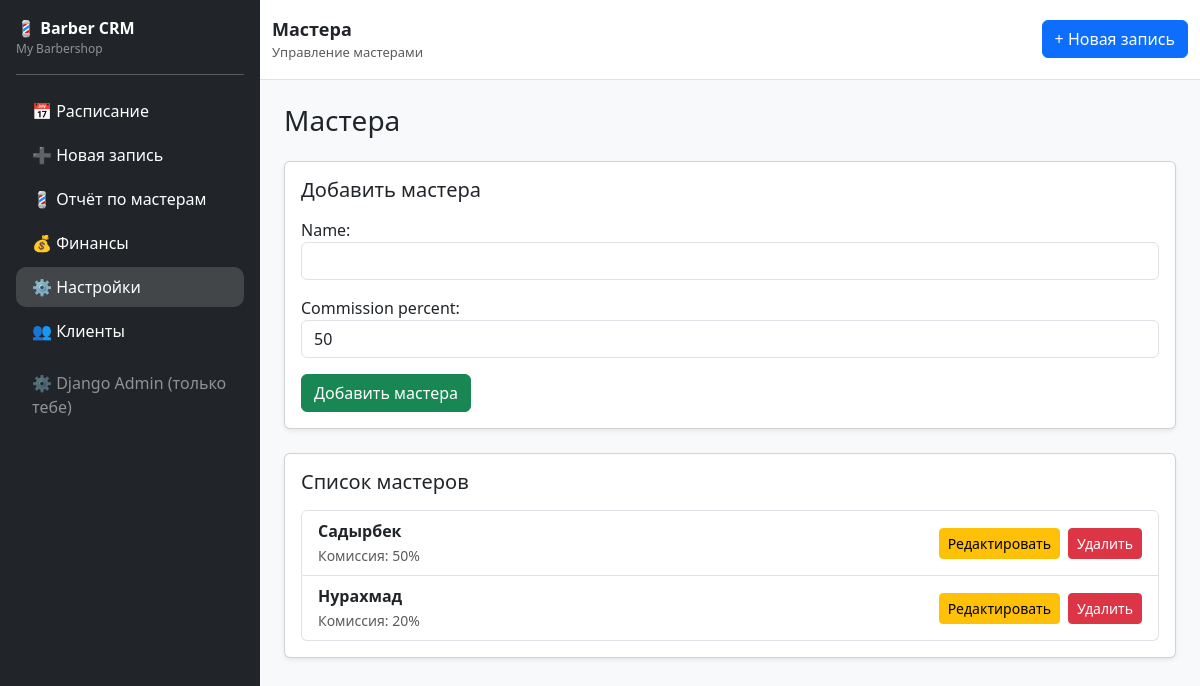
Before: /settings/barbers/ (signed in) with the older database file.
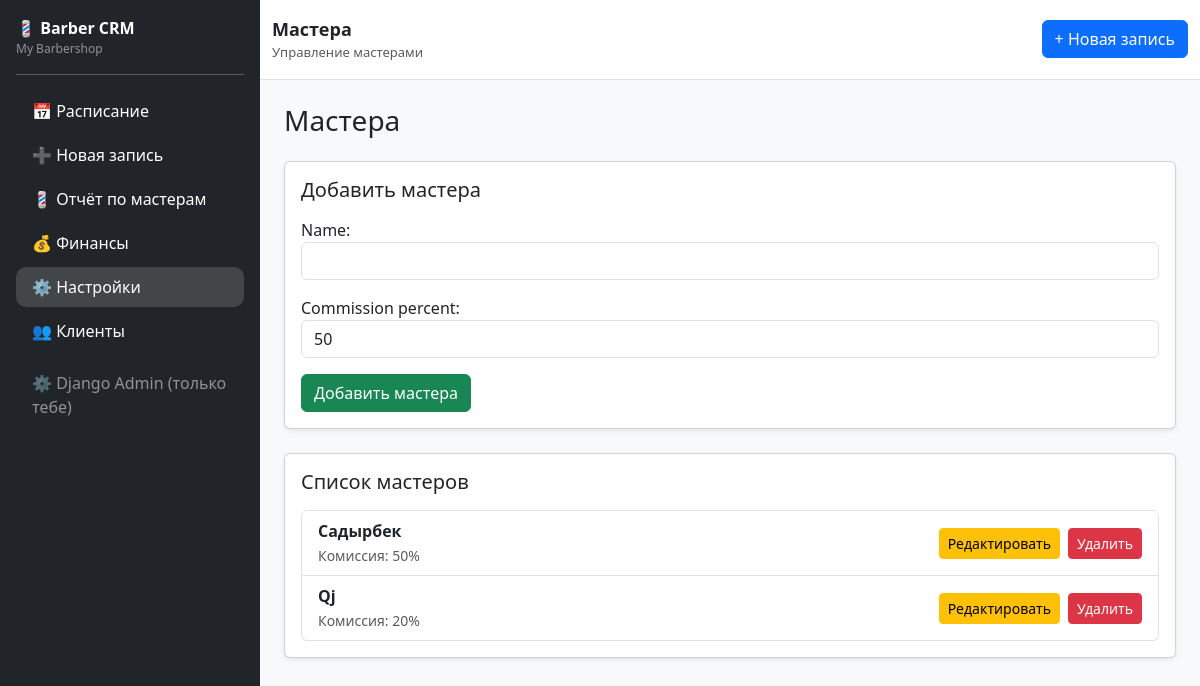
After: the same page with the newer database file.
### core/models.py (models this page shows, shortened)
class TimestampedModel(models.Model):
    created_at = models.DateTimeField(auto_now_add=True)
    updated_at = models.DateTimeField(auto_now=True)
    class Meta:
        abstract = True

class Barber(TimestampedModel):
    shop = models.ForeignKey(
        Shop,
        on_delete=models.CASCADE,
        related_name="barbers"
    )
    name = models.CharField(max_length=120)
    phone = models.CharField(max_length=30, blank=True)
    is_active = models.BooleanField(default=True)
    commission_percent = models.PositiveSmallIntegerField(default=50)

### core/views.py (the view)
# urls.py: path("settings/barbers/", barbers_settings, name="barbers_settings"),
@login_required
def barbers_settings(request):
    shop = request.user.shop
    barbers = Barber.objects.filter(shop=shop)
    if request.method == "POST":
        form = BarberForm(request.POST)
        if form.is_valid():
            barber = form.save(commit=False)
            barber.shop = shop
            barber.save()
            return redirect("barbers_settings")
    else:
        form = BarberForm()
    return render(request, "settings_barbers.html", {
        "barbers": barbers,
        "form": form
    })

### core/forms.py
class BarberForm(forms.ModelForm):
    class Meta:
        model = Barber
        fields = ["name", "commission_percent"]
        widgets = {
            "name": forms.TextInput(attrs={"class": "form-control"}),
            "commission_percent": forms.NumberInput(attrs={"class": "form-control"}),
        }

### core/context_processors.py (called while the page is built)
def current_shop(request):
    return {"current_shop": Shop.objects.first()}

### core/templates/settings_barbers.html (shortened to what this page needs)
{% extends "base.html" %}
{% block page_title %}
Мастера
{% endblock %}
{% block page_subtitle %}
Управление мастерами
{% endblock %}
{% block content %}
<div class="d-flex justify-content-between align-items-center mb-4">
    <h3 class="m-0">Мастера</h3>
</div>
<div class="card mb-4 shadow-sm">
<div class="card-body">
<h5 class="mb-3">Добавить мастера</h5>
<form method="POST">
{{ form.as_p }}
<button class="btn btn-success">
Добавить мастера
</button>
</form>
</div>
</div>
<div class="card shadow-sm">
<div class="card-body">
<h5 class="mb-3">Список мастеров</h5>
<ul class="list-group">
{% for barber in barbers %}
<li class="list-group-item d-flex justify-content-between align-items-center">
<div>
<strong>{{ barber.name }}</strong><br>
<small class="text-muted">
Комиссия: {{ barber.commission_percent }}%
</small>
</div>
<div class="d-flex gap-2">
<button
class="btn btn-sm btn-warning edit-barber-btn"
data-id="{{ barber.id }}"
data-name="{{ barber.name }}"
data-commission="{{ barber.commission_percent }}">
Редактировать
</button>
<a href="{% url 'delete_barber' barber.id %}"
class="btn btn-sm btn-danger"
onclick="return confirm('Удалить мастера?');">
Удалить
</a>
</div>
</li>
{% empty %}
<li class="list-group-item text-muted">
Нет мастеров
</li>
{% endfor %}
</ul>
</div>
</div>
{% endblock %}

Changed rows visible on the page:
changed Barber (number 2 of 2 on the later page): name "Нурахмад" → "Qj"
